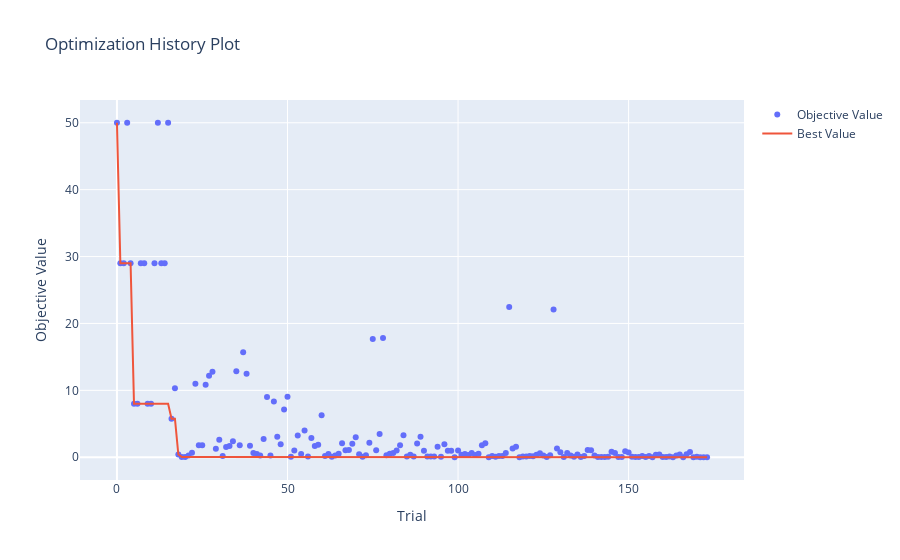

Notebook code cell kept with this figure:
### Code cell
# Plot optimization history. The results of previous 20 trials is also included in the figure.
fig = optuna.visualization.plot_optimization_history(study)
fig.show()

### Figure 1 — Plotly figure (JSON) as saved in the notebook; plotly's stock layout.template omitted (floating-point values rounded to 4 significant figures; data arrays with more than 128 entries replaced by an {"elided": "..."} marker saying what was removed)
{"data": [{"mode": "markers", "name": "Objective Value", "type": "scatter", "x": {"elided": "174 int values"}, "y": {"elided": "174 float values"}}, {"name": "Best Value", "type": "scatter", "x": {"elided": "174 int values"}, "y": {"elided": "174 float values"}}], "layout": {"title": {"text": "Optimization History Plot"}, "xaxis": {"title": {"text": "Trial"}}, "yaxis": {"title": {"text": "Objective Value"}}}}
